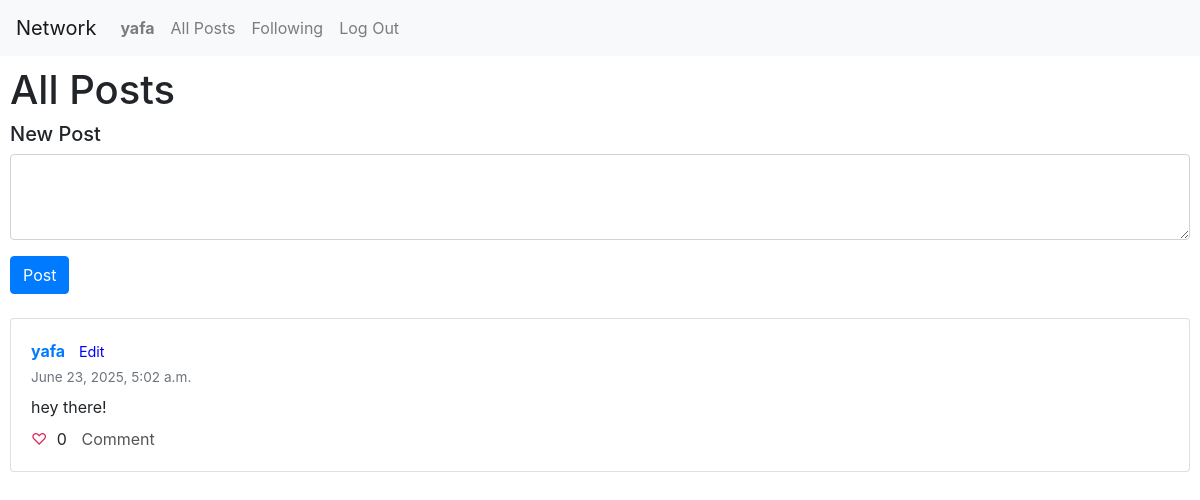
/ (signed in), run on an earlier commit of the app's database.
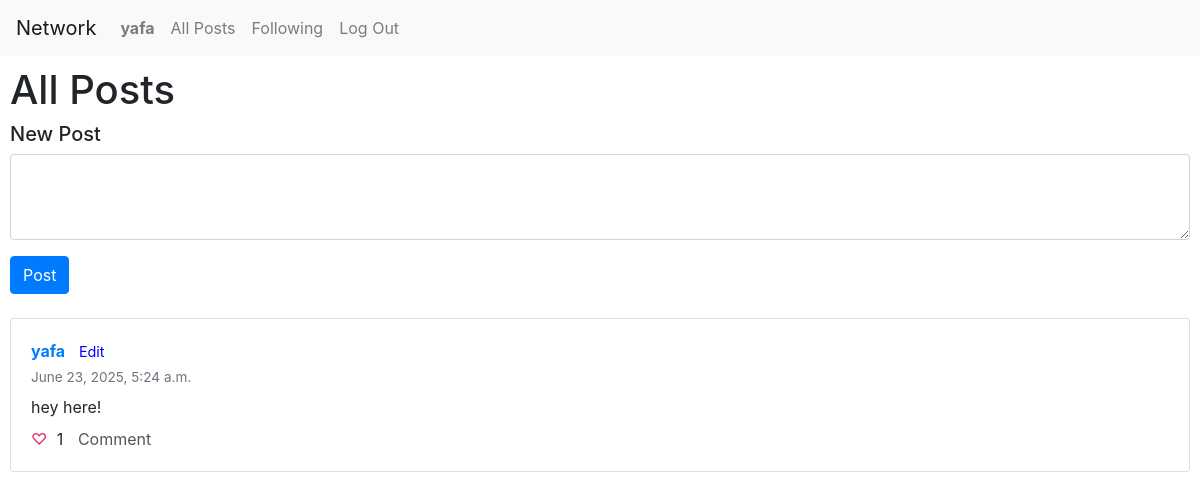
And on a later commit of the database.
### network/models.py (models this page shows, shortened)
class Post(models.Model):
    user = models.ForeignKey(User, on_delete=models.CASCADE, related_name="posts")
    content = models.TextField(max_length=500)
    timestamp = models.DateTimeField(auto_now_add=True)
    likes = models.ManyToManyField(User, related_name="liked_posts", blank=True)

class User(AbstractUser):
    followers = models.ManyToManyField('self', symmetrical=False, related_name='following', blank=True)

### network/views.py (the view)
# urls.py: path("", views.index, name="index"),
def index(request):
    if request.method == "POST":
        if not request.user.is_authenticated:
            return HttpResponseRedirect(reverse("login"))
        content = request.POST.get("content")
        if content:
            Post.objects.create(user=request.user, content=content)
    posts = Post.objects.all().order_by("-timestamp")
    return render(request, "network/index.html", {
        "posts": posts
    })

### network/templates/network/index.html (shortened to what this page needs)
{% extends "network/layout.html" %}
{% block body %}
    <h1>All Posts</h1>
    {% if user.is_authenticated %}
        <div class="mb-4">
            <h5>New Post</h5>
            <form action="{% url 'index' %}" method="post">
                <div class="form-group">
                    <textarea class="form-control" name="content" rows="3" required></textarea>
                </div>
                <button type="submit" class="btn btn-primary">Post</button>
            </form>
        </div>
    {% endif %}
    {% for post in posts %}
        <div class="card mb-3" id="post-{{ post.id }}">
            <div class="card-body">
                <strong>
                    <a href="{% url 'profile' post.user.username %}">{{ post.user.username }}</a>
                </strong>
                {% if user.is_authenticated and user == post.user %}
                    <a href="#" class="edit-link" onclick="editPost('{{ post.id }}'); return false;">Edit</a>
                {% endif %}
                <p class="mt-1 mb-2 text-muted">{{ post.timestamp|date:"F j, Y, g:i a" }}</p>
                <p class="mt-2 mb-2" id="content-{{ post.id }}">{{ post.content }}</p>
                <div class="mt-2">
                    {% if user.is_authenticated %}
                        <span class="like-button" data-post-id="{{ post.id }}" onclick="toggleLike('{{ post.id }}')">
                            {% if user in post.likes.all %}
                                ❤️
                            {% else %}
                                ♡
                            {% endif %}
                        </span>
                    {% else %}
                        ♡
                    {% endif %}
                    <span id="like-count-{{ post.id }}">{{ post.likes.count }}</span>
                    <a href="#" class="comment-link" onclick="toggleCommentSection('{{ post.id }}'); return false;">Comment</a>
                </div>
            </div>
        </div>
    {% empty %}
        <p>No posts yet.</p>
    {% endfor %}
{% endblock %}

What changed in the data, as far as the page shows it:
changed Post "yafa": timestamp "June 23, 2025, 5:02 a.m." → "June 23, 2025, 5:24 a.m."; content "hey there!" → "hey here!"; likes.count "0" → "1"
